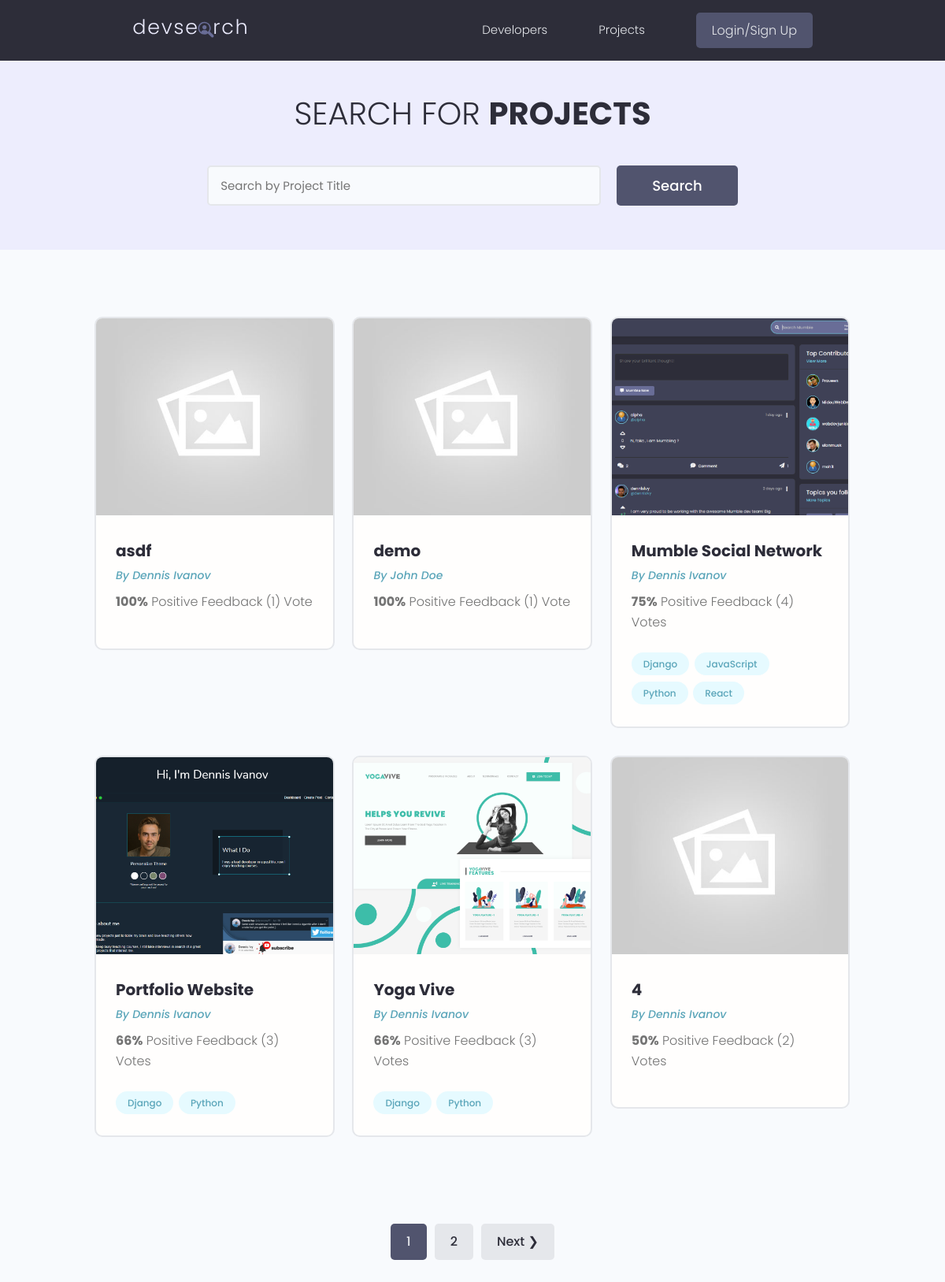
The app's page /projects/, older data.
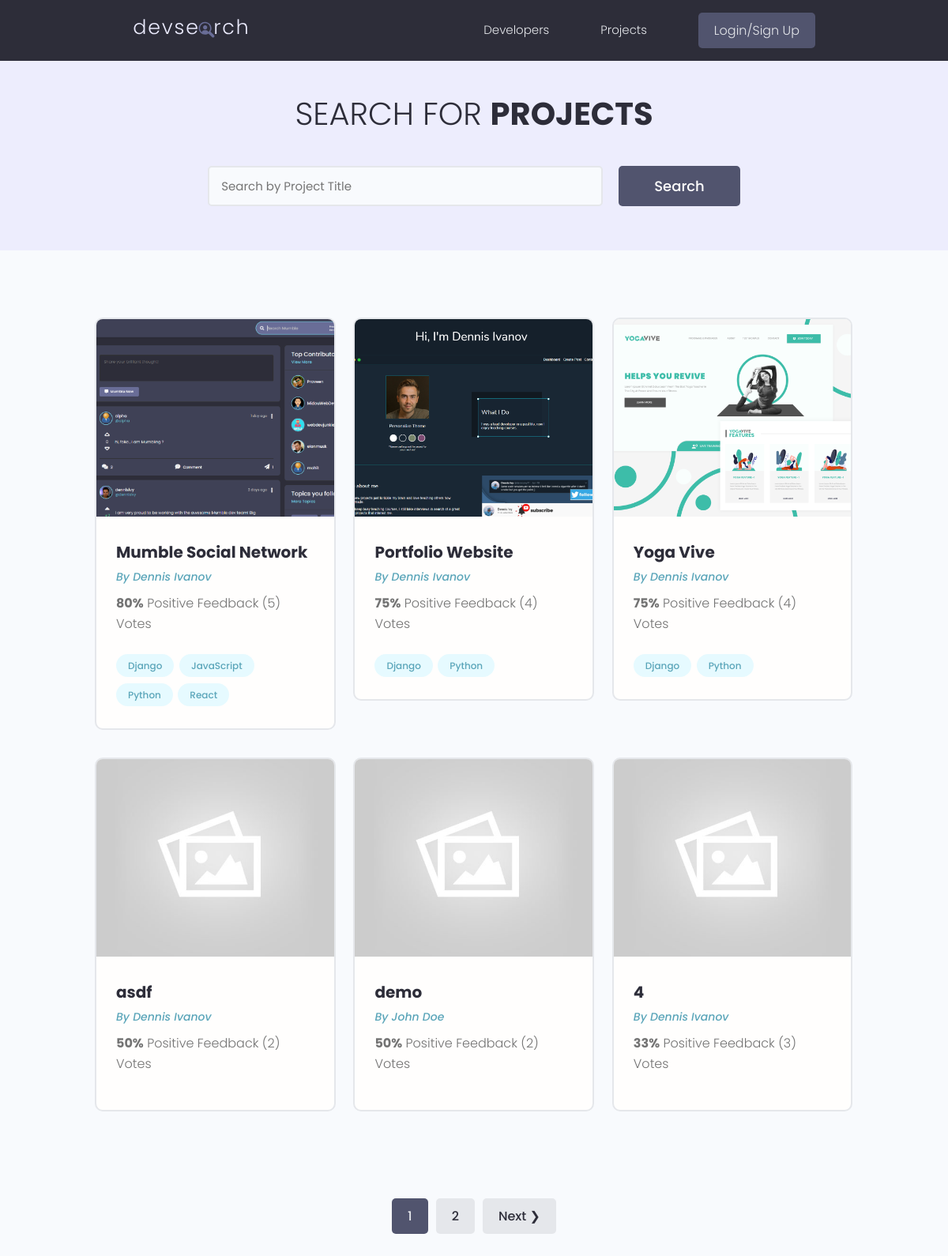
The same page, newer data.
### projects/models.py (models this page shows, shortened)
class Project(models.Model):
    owner = models.ForeignKey(Profile, null=True, blank=True, on_delete=models.SET_NULL)
    title = models.CharField(max_length=200)
    description = models.TextField(null=True, blank=True)
    featured_image = models.ImageField(null=True, blank=True, default="default.jpg")
    demo_link = models.CharField(max_length=2000, null=True, blank=True)
    source_link = models.CharField(max_length=2000, null=True, blank=True)
    tags = models.ManyToManyField('Tag', blank=True)
    vote_total = models.IntegerField(default=0, null=True, blank=True)
    vote_ratio = models.IntegerField(default=0, null=True, blank=True)
    created = models.DateTimeField(auto_now_add=True)
    id = models.UUIDField(default=uuid.uuid4, unique=True, primary_key=True, editable=False)
    class Meta:
        ordering = ['-vote_ratio', '-vote_total', 'title']

class Tag(models.Model):
    name = models.CharField(max_length=200)
    created = models.DateTimeField(auto_now_add=True)
    id = models.UUIDField(default=uuid.uuid4, unique=True, primary_key=True, editable=False)
    def __str__(self):
        return self.name

### users/models.py (models this page shows, shortened)
class Profile(models.Model):
    user = models.OneToOneField(User, on_delete=models.CASCADE, null=True, blank=True)
    name = models.CharField(max_length=200, blank=True, null=True)
    email = models.EmailField(max_length=500, blank=True, null=True)
    username = models.CharField(max_length=200, blank=True, null=True)
    location = models.CharField(max_length=200, blank=True, null=True)
    short_intro = models.CharField(max_length=200, blank=True, null=True)
    bio = models.TextField(blank=True, null=True)
    profile_image = models.ImageField(null=True, blank=True, upload_to='profiles/', default="profiles/user-default.png")
    social_github = models.CharField(max_length=200, blank=True, null=True)
    social_twitter = models.CharField(max_length=200, blank=True, null=True)
    social_linkedin = models.CharField(max_length=200, blank=True, null=True)
    social_youtube = models.CharField(max_length=200, blank=True, null=True)
    social_website = models.CharField(max_length=200, blank=True, null=True)
    created = models.DateTimeField(auto_now_add=True)
    id = models.UUIDField(default=uuid.uuid4, unique=True, primary_key=True, editable=False)

### projects/views.py (the view)
# urls.py: path('projects/', views.getProjects),
def projects(request):
    projects, search_query = searchProjects(request)
    result = 6
    custom_range, projects = paginateProjects(request, projects, result)
    context = {'projects' : projects, 'search_query' : search_query, 'custom_range' : custom_range}
    return render(request, 'projects/projects.html', context)

### projects/utils.py (called while the page is built)
def paginateProjects(request, projects, result):
    page = request.GET.get('page')
    paginator = Paginator(projects, result)
    try:
        projects = paginator.page(page)
    except PageNotAnInteger:
        page = 1
        projects = paginator.page(page)
    except EmptyPage:
        page = paginator.num_pages
        projects = paginator.page(page)
    leftIndex = (int(page) - 1)
    if leftIndex < 1:
        leftIndex = 1
    rightIndex = (int(page) + 2)
    if rightIndex > paginator.num_pages:
        rightIndex = paginator.num_pages + 1
    custom_range = range(leftIndex, rightIndex)
    return custom_range, projects

def searchProjects(request):
    search_query = ''
    if request.GET.get('search_query'):
        search_query = request.GET.get('search_query')
    tags = Tag.objects.filter(name__icontains=search_query)
    projects = Project.objects.distinct().filter(Q(title__icontains=search_query) | Q(description__icontains=search_query) | Q(owner__name__icontains=search_query) | Q(tags__in=tags))
    return projects, search_query

### projects/templates/projects/projects.html (shortened to what this page needs)
{% extends 'main.html' %}
{% block content %}
<main class="projects">
  <section class="hero-section text-center">
    <div class="container container--narrow">
      <div class="hero-section__box">
        <h2>Search for <span>Projects</span></h2>
      </div>
      <div class="hero-section__search">
        <form id='searchForm' class="form" action="{% url 'projects' %}" method="get">
          <div class="form__field">
            <input class="input input--text" id="formInput#search" type="text" name="search_query"
              value="{{search_query}}" placeholder="Search by Project Title" />
          </div>
          <input class="btn btn--sub btn--lg" type="submit" value="Search" />
        </form>
      </div>
    </div>
  </section>
  <section class="projectsList">
    <div class="container">
      <div class="grid grid--three">
      {% for project in projects %}
        <div class="column">
          <div class="card project">
            <a href="{% url 'project' project.id %}" class="project">
              <img class="project__thumbnail" src="{{ project.featured_image.url }}" alt="project thumbnail" />
              <div class="card__body">
                <h3 class="project__title">{{project.title}}</h3>
                <p><a class="project__author" href="{% url 'user-profile' project.owner.id %}">By {{project.owner.name}}</a></p>
                <p class="project--rating">
                  <span style="font-weight: bold;">{{project.vote_ratio}}%</span> Positive
                  Feedback ({{project.vote_total}}) Vote{{project.vote_total|pluralize:"s"}}
                </p>
                <div class="project__tags">
                  {% for tag in project.tags.all %}
                  <span class="tag tag--pill tag--main">
                    <small>{{tag}}</small>
                  </span>
                  {% endfor %}
                </div>
              </div>
            </a>
          </div>
        </div>
      {% endfor %}
      </div>
    </div>
  </section>
  {% include 'pagination.html' with queryset=projects custom_range=custom_range %}
</main>
{% endblock content %}

### templates/main.html (shortened to what this page needs)
<!DOCTYPE html>
{% load static %}
<html>
<head>
    <link rel="stylesheet" href="https://cdn.iconmonstr.com/1.3.0/css/iconmonstr-iconic-font.min.css" />
    <link rel="stylesheet" href="{% static 'uikit/styles/uikit.css' %}" />
    <link rel="stylesheet" href="{% static 'styles/app.css' %}" />
</head>
<body>
    {% include 'navbar.html' %}
    {% block content %}
    {% endblock content%}
</body>
</html>

### templates/navbar.html (shortened to what this page needs)
{% load static %}
<header class="header">
    <div class="container container--narrow">
      <a href="{% url 'profiles' %}" class="header__logo">
        <img src="{% static 'images/logo.svg' %}" alt="DevSearch Logo" />
      </a>
      <nav class="header__nav">
        <ul class="header__menu">
          <li class="header__menuItem"><a href="{% url 'profiles' %}">Developers</a></li>
          <li class="header__menuItem"><a href="{% url 'projects' %}">Projects</a></li>
          {% if request.user.is_authenticated %}
          <li class="header__menuItem"><a href="{% url 'inbox' %}">Inbox</a></li>
          <li class="header__menuItem"><a href="{% url 'account' %}">Account</a></li>
          <li class="header__menuItem"><a href="{% url 'logout' %}" class="btn btn--sub">Logout</a></li>
          {% else %}
          <li class="header__menuItem"><a href="{% url 'login' %}" class="btn btn--sub">Login/Sign Up</a></li>
          {% endif %}
        </ul>
      </nav>
    </div>
  </header>

### templates/pagination.html (shortened to what this page needs)
{% if queryset.has_other_pages %}
  <div class="pagination">
    <ul class="container">
      {% for page in custom_range %}
        {% if page == queryset.number %}
          <li><a href="?page={{page}}" class="btn page-link btn--sub" data-page="{{page}}">{{ page }}</a></li>
          {% else %}
          <li><a href="?page={{page}}" class="btn page-link" data-page="{{page}}">{{ page }}</a></li>
        {% endif %}
      {% endfor %}
      {% if queryset.has_next  %}
        <li><a href="?page={{queryset.next_page_number}}" class="btn page-link" data-page="{{queryset.next_page_number}}"> Next &#10095; </a></li>
      {% endif %}
    </ul>
  </div>
  {% endif %}

### static/styles/app.css (style rules this page uses)
:root { --color-sub: #2d2d39; }
.btn--sub { background-color: var(--color-sub-light); }
.card { border: 2px solid var(--color-light); }
img { width: 100%; }
.header { position: sticky; z-index: 111; background-color: var(--color-sub); padding: 1.5rem 0; }
.header > .container { display: flex; justify-content: space-between; align-items: center; }
.header__logo > img { height: 3.8rem; }
.header__nav > ul { display: inline-flex; align-items: center; list-style: none; gap: 6.5rem; }
.header__menuItem > a { color: var(--color-light); font-weight: 300; }
.hero-section { height: 40vh; display: flex; align-items: center; background-color: var(--color-sub); }
.hero-section__box { margin-bottom: 4rem; }
.hero-section__box > h2, .hero-section__box > h2 > span { font-size: 4rem; color: var(--color-light); line-height: 1.3; text-transform: uppercase; }
.hero-section__box > h2 { font-weight: 300; }
.hero-section__box > h2 > span { font-weight: 700; }
.hero-section__search > .form { display: flex; align-items: center; justify-content: center; gap: 2rem; }
.hero-section__search > .form input.input--text { width: 50rem; }
.pagination { margin-top: 8rem; margin-bottom: 10rem; }
.pagination > ul { flex-wrap: wrap; list-style: none; display: flex; align-items: center; justify-content: center; gap: 1rem; }
.pagination .btn { color: var(--color-sub); }
.pagination .btn.btn--sub { color: var(--color-light); }
.project__author { font-size: 1.4rem; font-style: italic; }
.project--rating { margin-bottom: 1.6em; margin-top: .5em; }
.projects > .hero-section { background: var(--color-sub-lighter); height: 30vh; }
.projects .hero-section__box { margin-bottom: 2.5rem; }
.projects .hero-section__box > h2 { color: var(--color-sub); }
.projects .hero-section__box > h2 > span { font-weight: 700; color: var(--color-sub); }
.projectsList { margin-top: 8rem; }
.project__thumbnail { height: 25rem; object-fit: cover; object-position: top center; }
.project__title { font-size: 2rem; font-weight: 700; color: var(--color-sub); }

### static/uikit/styles/modules/_variables.css (style rules this page uses)
:root { --color-main: #5aa5b9; --color-main-light: #e6faff; --color-sub: #3f4156; --color-sub-light: #51546e; --color-sub-lighter: #ededfd; --color-text: #737373; --color-gray: #8b8b8b; --color-light: #e5e7eb; --color-light-gray: #767676; --color-bg: #f8fafd; --color-white: #fffefd; --color-white-light: #f3f3f3; --color-success: #359e64; --color-success-bg: #def8e8; --color-error: #fc4b0b; --color-error-bg: #fff2ee; --font-base: 'Poppins', arial, helvetica, 'Segoe UI', roboto, ubuntu, sans-serif; --font-monospace: 'Fira Code', 'Courier New', courier, monospace; --font-regular: 300; --font-medium: 500; --font-bold: 700; --generic-shadow: 1px 1px 5px #00000010; --generic-transition: all 0.3s ease-in-out; }

### static/uikit/styles/modules/_base.css (style rules this page uses)
* { margin: 0; padding: 0; box-sizing: border-box; text-rendering: optimizeLegibility; color: inherit; font-size: inherit; }
html { font-size: 50%; }
@media only screen and (min-width: 480px) { html { font-size: 56.25%; } }
@media only screen and (min-width: 1200px) { html { font-size: 62.5%; } }
body { line-height: 1.6; font-weight: 400; font-size: 1.5rem; color: var(--color-text); background-color: var(--color-bg); min-height: 100vh; }

### static/uikit/styles/modules/_typography.css (style rules this page uses)
* { font-family: var(--font-base); }
h2 { font-size: 3.6rem; font-weight: var(--font-bold); }
h3 { font-size: 3.2rem; font-weight: var(--font-medium); }
p, span, strong { font-size: 1.6rem; color: var(--color-text); font-weight: var(--font-regular); }
a { padding-bottom: 2px; text-decoration: none; display: inline-block; color: var(--color-main); font-weight: var(--font-medium); }

### static/uikit/styles/modules/_utilities.css (style rules this page uses)
.container { width: 92%; max-width: 165rem; margin: 0 auto; box-sizing: border-box; }
.container--narrow { width: 92%; max-width: 120rem; }
@media screen and (min-width: 1000px) { .container { width: 90%; } }
@media screen and (min-width: 1000px) { .container--narrow { width: 85%; } }
@media screen and (min-width: 1200px) { .container { width: 80%; } }
@media screen and (min-width: 1200px) { .container--narrow { width: 72%; } }
.text-center { text-align: center; }

### static/uikit/styles/modules/_card.css (style rules this page uses)
.card { border-radius: 1rem; background-color: var(--color-white); border: 1.5px solid var(--color-light); width: auto; height: auto; margin-top: 0.5rem; margin-bottom: 0.5rem; overflow: hidden; }
.card__body, .card__header { padding: 2rem 2.5rem; }

Row changes from the older to the newer data that the page shows:
changed Project "Mumble Social Network": vote_ratio "75" → "80"; vote_total "4" → "5"
changed Project "Portfolio Website": vote_ratio "66" → "75"; vote_total "3" → "4"
changed Project "Yoga Vive": vote_ratio "66" → "75"; vote_total "3" → "4"
changed Project "asdf": vote_ratio "100" → "50"; vote_total "1" → "2"; moves down the list
changed Project "demo": vote_ratio "100" → "50"; vote_total "1" → "2"; moves down the list
changed Project (number 6 of 6 on the later page): vote_ratio "50" → "33"; vote_total "2" → "3"
